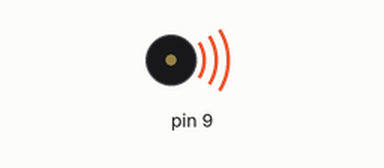
This sketch was run on a simulated Arduino Uno, built with avr-gcc and run on an emulated ATmega328P. Parts: buzzer (waves = sounding).

Above: at 0.1 s.
At 8.1 s:
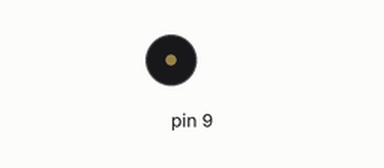
Timing chart, 0 to 9.6 s (numbered marks = the images above):
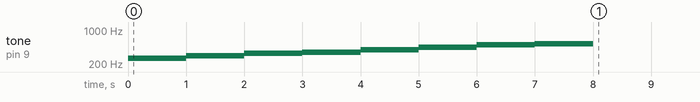

The sketch:

piezoBuzzer.ino
```cpp
// void setup() {
//   pinMode(9, OUTPUT);
//   tone(9, 330);
//   delay(1000);
//   noTone(9);
// }

void setup() {
  pinMode(9, OUTPUT);
  tone(9, 261);
  delay(1000);
  tone(9, 293);
  delay(1000);
  tone(9, 329);
  delay(1000);
  tone(9, 349);
  delay(1000);
  tone(9, 391);
  delay(1000);
  tone(9, 440);
  delay(1000);
  tone(9, 493);
  delay(1000);
  tone(9, 523);
  delay(1000);
  noTone(9);
}

void loop() {


}
```
